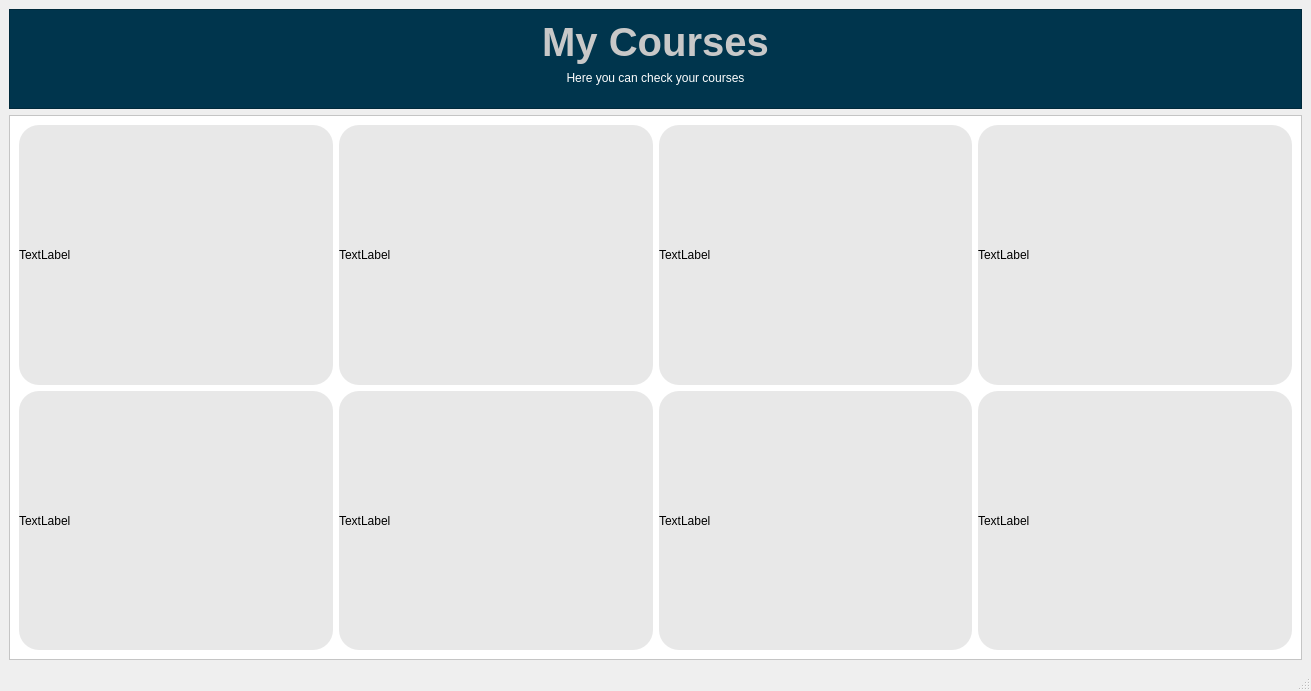
<?xml version="1.0" encoding="UTF-8"?>
<ui version="4.0">
 <class>mycourses</class>
 <widget class="QMainWindow" name="mycourses">
  <property name="geometry">
   <rect>
    <x>0</x>
    <y>0</y>
    <width>1311</width>
    <height>691</height>
   </rect>
  </property>
  <property name="windowTitle">
   <string>MainWindow</string>
  </property>
  <widget class="QWidget" name="centralwidget">
   <layout class="QVBoxLayout" name="verticalLayout">
    <item>
     <widget class="QFrame" name="frame">
      <property name="maximumSize">
       <size>
        <width>16777215</width>
        <height>100</height>
       </size>
      </property>
      <property name="styleSheet">
       <string notr="true">background-color: rgb(0,53,77)</string>
      </property>
      <property name="frameShape">
       <enum>QFrame::Shape::StyledPanel</enum>
      </property>
      <property name="frameShadow">
       <enum>QFrame::Shadow::Raised</enum>
      </property>
      <layout class="QVBoxLayout" name="verticalLayout_2">
       <item>
        <widget class="QLabel" name="label">
         <property name="font">
          <font>
           <pointsize>30</pointsize>
           <bold>true</bold>
          </font>
         </property>
         <property name="styleSheet">
          <string notr="true">color:rgb(200, 200, 200)</string>
         </property>
         <property name="text">
          <string>My Courses</string>
         </property>
         <property name="alignment">
          <set>Qt::AlignmentFlag::AlignBottom|Qt::AlignmentFlag::AlignHCenter</set>
         </property>
        </widget>
       </item>
       <item>
        <widget class="QLabel" name="label_2">
         <property name="styleSheet">
          <string notr="true">color:rgb(255, 255, 255)</string>
         </property>
         <property name="text">
          <string>Here you can check your courses</string>
         </property>
         <property name="alignment">
          <set>Qt::AlignmentFlag::AlignHCenter|Qt::AlignmentFlag::AlignTop</set>
         </property>
        </widget>
       </item>
      </layout>
     </widget>
    </item>
    <item>
     <widget class="QFrame" name="frame_2">
      <property name="styleSheet">
       <string notr="true">background-color: rgb(255, 255, 255);</string>
      </property>
      <property name="frameShape">
       <enum>QFrame::Shape::StyledPanel</enum>
      </property>
      <property name="frameShadow">
       <enum>QFrame::Shadow::Raised</enum>
      </property>
      <layout class="QVBoxLayout" name="verticalLayout_3">
       <item>
        <layout class="QHBoxLayout" name="horizontalLayout_2">
         <item>
          <widget class="QLabel" name="label_3">
           <property name="styleSheet">
            <string notr="true">border-radius:20px;
background-color: rgb(232, 232, 232);</string>
           </property>
           <property name="text">
            <string>TextLabel</string>
           </property>
          </widget>
         </item>
         <item>
          <widget class="QLabel" name="label_6">
           <property name="styleSheet">
            <string notr="true">border-radius:20px;
background-color: rgb(232, 232, 232);</string>
           </property>
           <property name="text">
            <string>TextLabel</string>
           </property>
          </widget>
         </item>
         <item>
          <widget class="QLabel" name="label_4">
           <property name="styleSheet">
            <string notr="true">border-radius:20px;
background-color: rgb(232, 232, 232);</string>
           </property>
           <property name="text">
            <string>TextLabel</string>
           </property>
          </widget>
         </item>
         <item>
          <widget class="QLabel" name="label_5">
           <property name="styleSheet">
            <string notr="true">border-radius:20px;
background-color: rgb(232, 232, 232);</string>
           </property>
           <property name="text">
            <string>TextLabel</string>
           </property>
          </widget>
         </item>
        </layout>
       </item>
       <item>
        <layout class="QHBoxLayout" name="horizontalLayout">
         <item>
          <widget class="QLabel" name="label_7">
           <property name="styleSheet">
            <string notr="true">border-radius:20px;
background-color: rgb(232, 232, 232);</string>
           </property>
           <property name="text">
            <string>TextLabel</string>
           </property>
          </widget>
         </item>
         <item>
          <widget class="QLabel" name="label_9">
           <property name="styleSheet">
            <string notr="true">border-radius:20px;
background-color: rgb(232, 232, 232);</string>
           </property>
           <property name="text">
            <string>TextLabel</string>
           </property>
          </widget>
         </item>
         <item>
          <widget class="QLabel" name="label_8">
           <property name="styleSheet">
            <string notr="true">border-radius:20px;
background-color: rgb(232, 232, 232);</string>
           </property>
           <property name="text">
            <string>TextLabel</string>
           </property>
          </widget>
         </item>
         <item>
          <widget class="QLabel" name="label_10">
           <property name="styleSheet">
            <string notr="true">border-radius:20px;
background-color: rgb(232, 232, 232);</string>
           </property>
           <property name="text">
            <string>TextLabel</string>
           </property>
          </widget>
         </item>
        </layout>
       </item>
      </layout>
     </widget>
    </item>
   </layout>
  </widget>
  <widget class="QMenuBar" name="menubar">
   <property name="geometry">
    <rect>
     <x>0</x>
     <y>0</y>
     <width>1311</width>
     <height>26</height>
    </rect>
   </property>
  </widget>
  <widget class="QStatusBar" name="statusbar"/>
 </widget>
 <resources/>
 <connections/>
</ui>
